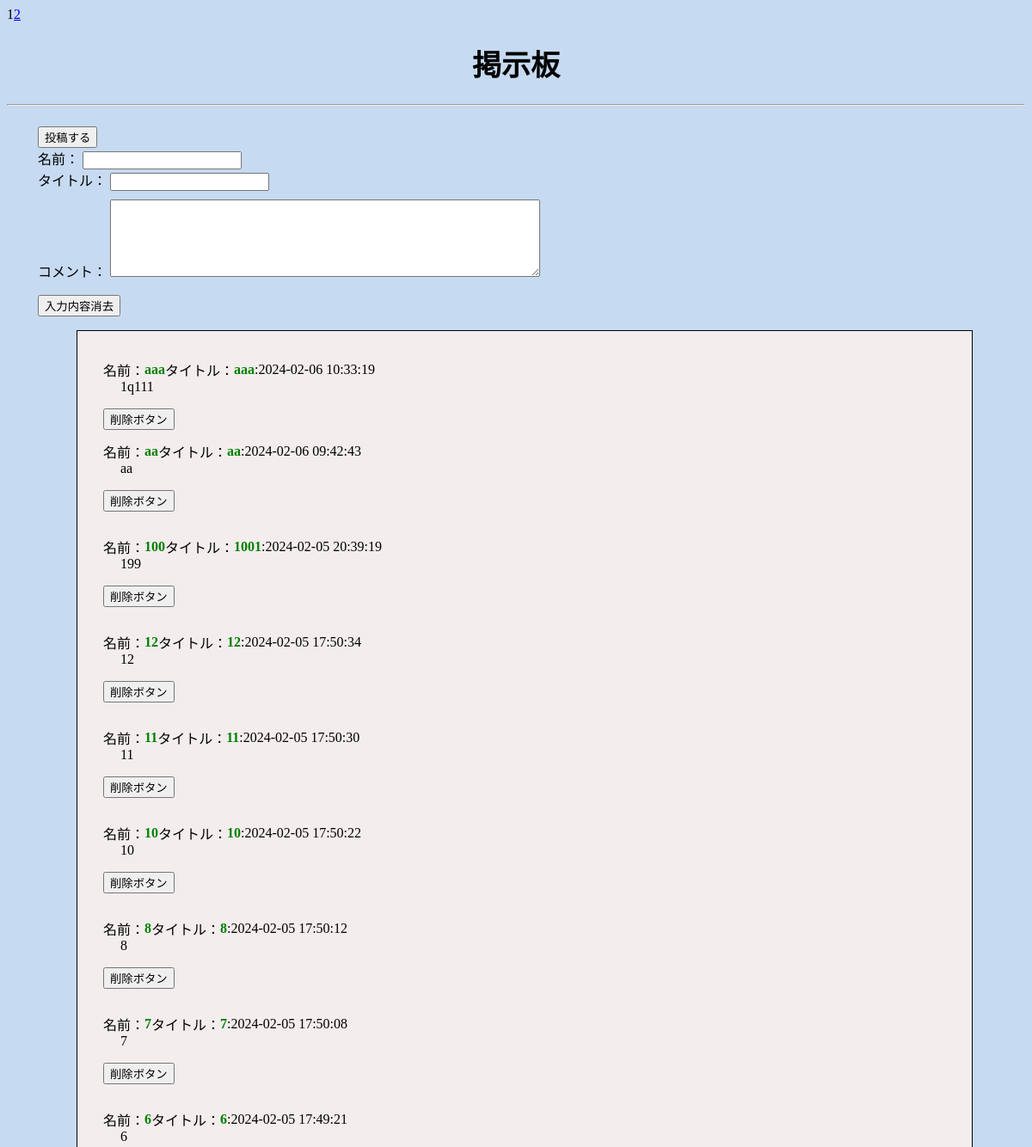
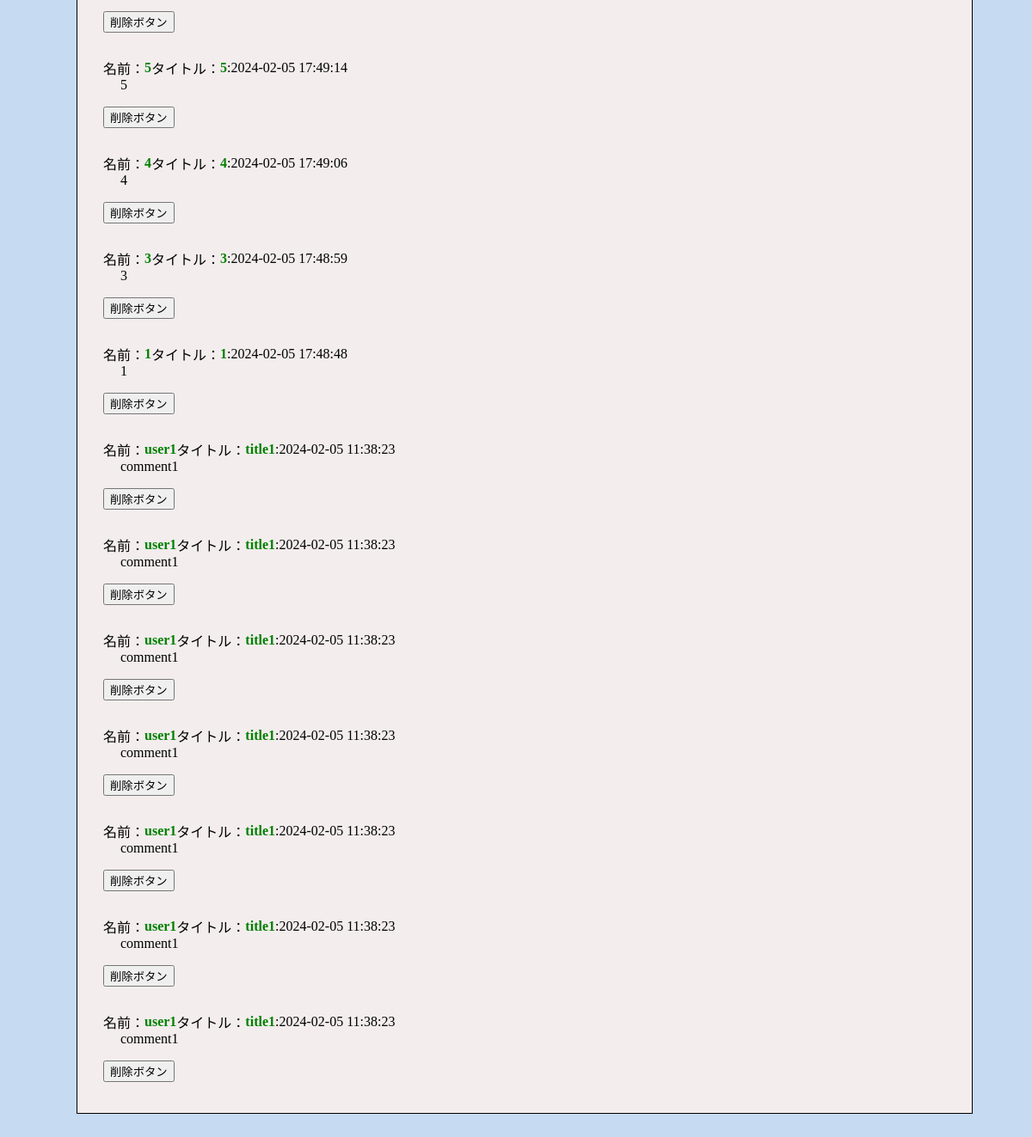
The page / on the database its author committed (2 pictures, top to bottom).
### tables this page shows
CREATE TABLE `bbs_table` (
  `id` int NOT NULL COMMENT '投稿者id',
  `username` varchar(100) DEFAULT NULL,
  `title` text COMMENT 'タイトル',
  `comment` text COMMENT '本文',
  `postdate` datetime DEFAULT NULL COMMENT '投稿日時'
);

### functions.php (called while the page is built)
<?php
function str2html(string $string) :string {
    return htmlspecialchars($string, ENT_QUOTES, 'UTF-8');
}

### index.php (the view, shortened to what this page needs)
<?php
    require_once 'functions.php';
    require_once 'page_data.php';
?>
<!DOCTYPE html>
<html lang="en">
<head>
    <link rel="stylesheet" href="style.css">
</head>
<body>
    <h1 class="title">掲示板</h1>
    <hr>
    <form class="formWrapper" method="POST">
            <div>
                <input type="submit" value="投稿する" name="submitButton">
            </div>
            <div>
                <lable for="username">名前：</label>
                <input type="text" name="username">
            </div>
            <div>
                <lable for="title">タイトル：</label>
                <input type="text" name="title">
            </div>
            <div>
                <label for="comment">コメント：</label>
                <textarea class="commentTextArea" name="comment"></textarea>
                <p><input type="reset" value="入力内容消去" name="reset"></p>
            </div>
    <div class="boardWrapper">
        <section>
            <?php foreach($comments as $data): ?>
                <article>
                    <div class="wapper">
                        <div class="nameArea">
                            <span>名前：</span>
                            <p class="username"><?php echo str2html($data["username"]); ?></p>
                            <span>タイトル：</span>
                            <p class="username"><?php echo str2html($data["title"]); ?></p>
                            <time>:<?php echo $data["postdate"]; ?></time>
                        </div>
                        <p class="comment"><?php echo str2html($data["comment"]); ?></p>
                        <div>
                            <form method="POST" action="delete.php">
                                <input type="submit" value="削除ボタン">
                            </form>
                        </div>
                    </div>
                </article>
            <?php endforeach; ?>
        </section>
    </div>
</body>
</html>

### page_data.php (shortened to what this page needs)
<?php
$dbHandler = new Database('run-php-db', 'bbs_yt', 'root', 'root');
$pdo = $dbHandler->getpdo();
$datemax = 20;
$current_page = isset($_GET['page']) ? intval($_GET['page']) : 1;
$offset = ($current_page - 1) * $datemax;
$sql = "SELECT id, username, title, comment, postdate FROM bbs_table ORDER BY postdate DESC LIMIT :offset, :datemax";
$stmt = $pdo->prepare($sql);
$stmt->bindParam(':offset', $offset, PDO::PARAM_INT);
$stmt->bindParam(':datemax', $datemax, PDO::PARAM_INT);
$stmt->execute();
$comments = $stmt->fetchAll(PDO::FETCH_ASSOC);
$sql = "SELECT COUNT(*) FROM bbs_table";
$totalcount = $pdo->query($sql)->fetchColumn();
$totalpage = ceil($totalcount / $datemax);
for ($i = 1; $i <= $totalpage; $i++) {
    if ($i == $current_page) {
        echo "<span class='current'>$i</span>";
    } else {
        echo "<a href='?page=$i'>$i</a>";
    }
}
?>

### style.css (style rules this page uses)
body { background-color: #c6daf1; }
.title { text-align: center; font-size: 34px; }
.boardWrapper { background-color: #f3eded; padding: 20px; max-width: 1000px; margin: 0 auto; border: 1px solid black; margin-bottom: 20px; }
section { padding: 0px 10px; }
section .username { color: green !important; font-weight: 700; }
section .nameArea { display: flex; align-items: center; margin-bottom: -14px; }
section .comment { margin-top: 0; margin-left: 20px; }
.formWrapper { padding: 16px; margin-left: 20px; }
.commentTextArea { margin-top: 10px; width: 500px; height: 90px; }

### rows shown on the page
bbs_table: username "aaa", title "aaa", postdate "2024-02-06 10:33:19", comment "1q111"
bbs_table: username "aa", title "aa", postdate "2024-02-06 09:42:43", comment "aa"
bbs_table: username "100", title "1001", postdate "2024-02-05 20:39:19", comment "199"
bbs_table: username "12", title "12", postdate "2024-02-05 17:50:34", comment "12"
bbs_table: username "11", title "11", postdate "2024-02-05 17:50:30", comment "11"
bbs_table: username "10", title "10", postdate "2024-02-05 17:50:22", comment "10"
bbs_table: username "8", title "8", postdate "2024-02-05 17:50:12", comment "8"
bbs_table: username "7", title "7", postdate "2024-02-05 17:50:08", comment "7"
bbs_table: username "6", title "6", postdate "2024-02-05 17:49:21", comment "6"
bbs_table: username "5", title "5", postdate "2024-02-05 17:49:14", comment "5"
bbs_table: username "4", title "4", postdate "2024-02-05 17:49:06", comment "4"
bbs_table: username "3", title "3", postdate "2024-02-05 17:48:59", comment "3"
bbs_table: username "1", title "1", postdate "2024-02-05 17:48:48", comment "1"
bbs_table: username "user1", title "title1", postdate "2024-02-05 11:38:23", comment "comment1"
bbs_table: username "user1", title "title1", postdate "2024-02-05 11:38:23", comment "comment1"
bbs_table: username "user1", title "title1", postdate "2024-02-05 11:38:23", comment "comment1"
bbs_table: username "user1", title "title1", postdate "2024-02-05 11:38:23", comment "comment1"
bbs_table: username "user1", title "title1", postdate "2024-02-05 11:38:23", comment "comment1"
bbs_table: username "user1", title "title1", postdate "2024-02-05 11:38:23", comment "comment1"
bbs_table: username "user1", title "title1", postdate "2024-02-05 11:38:23", comment "comment1"
